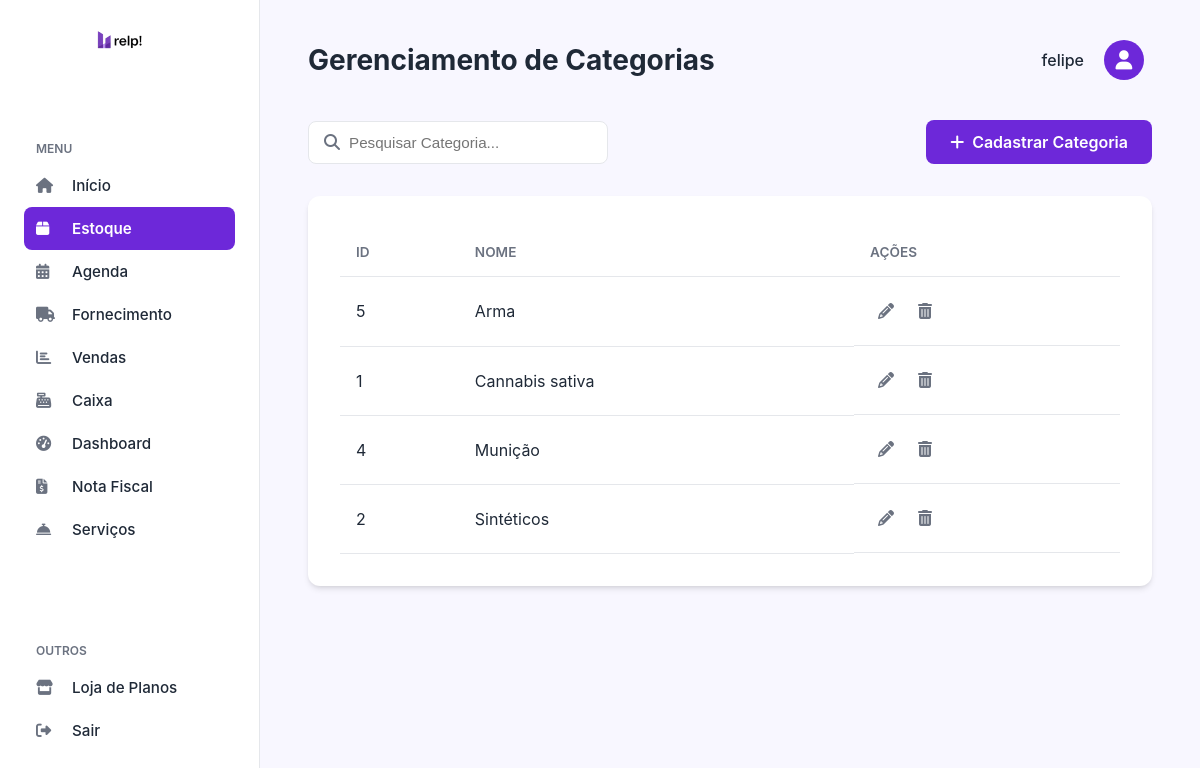
The page /categorias.php (signed in) on the database as committed earlier.
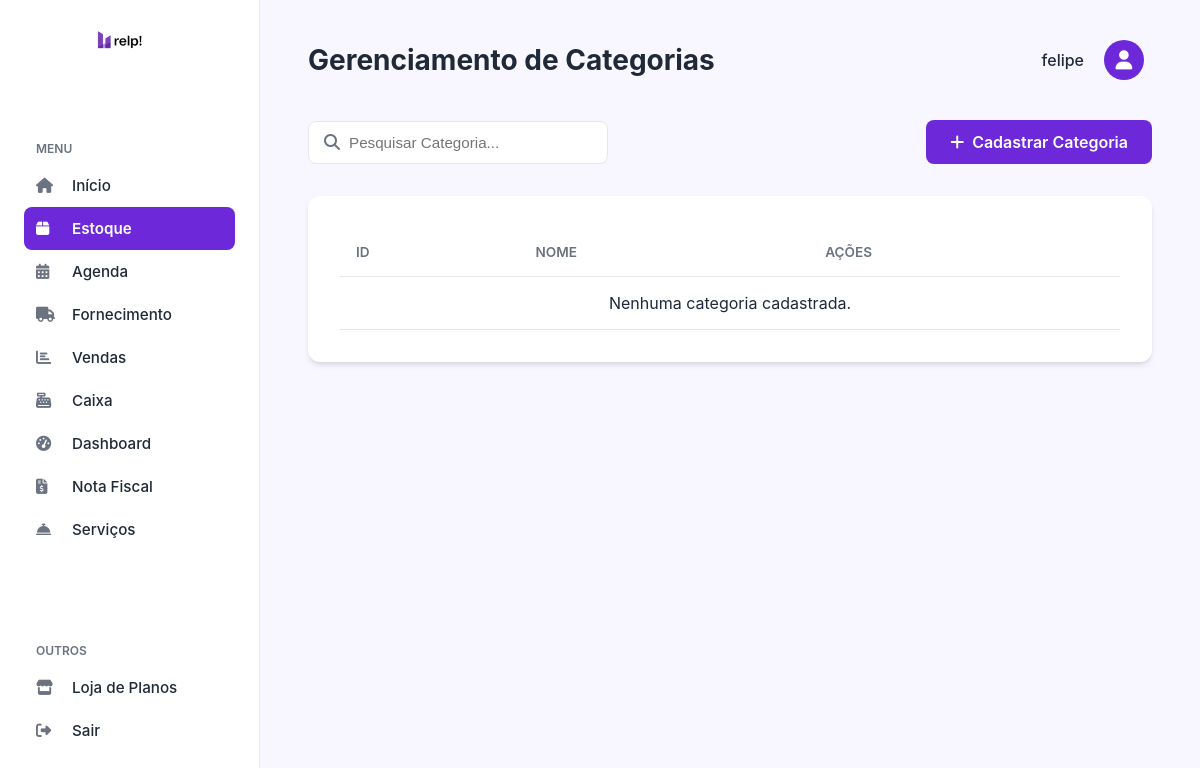
The same page on the database as committed later.
### tables this page shows
CREATE TABLE `categorias` (
  `id` int(11) NOT NULL,
  `nome` varchar(100) NOT NULL
);

### categorias.php (the view, shortened to what this page needs)
<?php
include_once('config.php');
$sql = "SELECT * FROM categorias ORDER BY nome ASC";
$stmt = $pdo->prepare($sql);
$stmt->execute();
$categorias = $stmt->fetchAll(PDO::FETCH_ASSOC);
$nome_empresa = $_SESSION['nome_empresa'] ?? 'Empresa';
?>
<!DOCTYPE html>
<html lang="pt-br">
<head>
    <link rel="stylesheet" href="https://cdnjs.cloudflare.com/ajax/libs/font-awesome/6.4.0/css/all.min.css">
    <link rel="stylesheet" href="css/sistema.css">
    <link rel="stylesheet" href="css/estoque.css">
</head>
<body>
    <nav class="sidebar">
        <div class="sidebar-logo"><img class="logo" src="img/relplogo.png" alt="Relp! Logo" style="width: 100px;"></div>
        <div class="menu-section">
            <h6>MENU</h6>
            <ul class="menu-list">
                <li><a href="sistema.php"><i class="fas fa-home"></i> Início</a></li>
                <li><a href="estoque.php" class="active"><i class="fas fa-box"></i> Estoque</a></li>
                <li><a href="#"><i class="fas fa-calendar-alt"></i> Agenda</a></li>
                <li><a href="fornecedores.php"><i class="fas fa-truck"></i> Fornecimento</a></li>
                <li><a href="vendas.php"><i class="fas fa-chart-bar"></i> Vendas</a></li>
                <li><a href="caixa.php"><i class="fas fa-cash-register"></i> Caixa</a></li>
                <li><a href="dashboard.php"><i class="fas fa-tachometer-alt"></i> Dashboard</a></li>
                <li><a href="#"><i class="fas fa-file-invoice-dollar"></i> Nota Fiscal</a></li>
                <li><a href="#"><i class="fas fa-concierge-bell"></i> Serviços</a></li>
            </ul>
        </div>
        <div class="menu-section outros">
            <h6>OUTROS</h6>
            <ul class="menu-list">
                <li><a href="#"><i class="fas fa-store"></i> Loja de Planos</a></li>
                <li><a href="sair.php"><i class="fas fa-sign-out-alt"></i> Sair</a></li>
            </ul>
        </div>
    </nav>
    <main class="main-content">
        <header class="main-header">
            <h2>Gerenciamento de Categorias</h2>
            <div class="user-profile"><span><?= htmlspecialchars($nome_empresa) ?></span>
                <div class="avatar"><i class="fas fa-user"></i></div>
            </div>
        </header>
        <div class="actions-container">
            <div class="search-bar"><i class="fas fa-search"></i><input type="text"
                    placeholder="Pesquisar Categoria..."></div>
            <a href="categoria_formulario.php" class="btn-primary"><i class="fas fa-plus"></i> Cadastrar Categoria</a>
        </div>
        <div class="table-container">
            <table>
                <thead>
                    <tr>
                        <th>ID</th>
                        <th>Nome</th>
                        <th>Ações</th>
                    </tr>
                </thead>
                <tbody>
                    <?php if (empty($categorias)): ?>
                        <tr>
                            <td colspan="3" class="text-center">Nenhuma categoria cadastrada.</td>
                        </tr>
                    <?php else: ?>
                        <?php foreach ($categorias as $categoria): ?>
                            <tr>
                                <td><?= htmlspecialchars($categoria['id']) ?></td>
                                <td><?= htmlspecialchars($categoria['nome']) ?></td>
                                <td class="actions">
                                    <a href="categoria_formulario.php?id=<?= $categoria['id'] ?>" class="btn-action btn-edit">
                                        <i class="fas fa-pencil-alt"></i> </a>
                                    <a href="excluir_categoria.php?id=<?= $categoria['id'] ?>" class="btn-action btn-delete">
                                        <i class="fas fa-trash-alt"></i> </a>
                                </td>
                            </tr>
                        <?php endforeach; ?>
                    <?php endif; ?>
                </tbody>
            </table>
        </div>
    </main>
</body>
</html>

Rows that differ between the two databases and show on the page:
removed categorias: id "5", nome "Arma"
removed categorias: id "1", nome "Cannabis sativa"
removed categorias: id "4", nome "Munição"
removed categorias: id "2", nome "Sintéticos"
Other text that changed with them:
text now shown: "Nenhuma categoria cadastrada."
